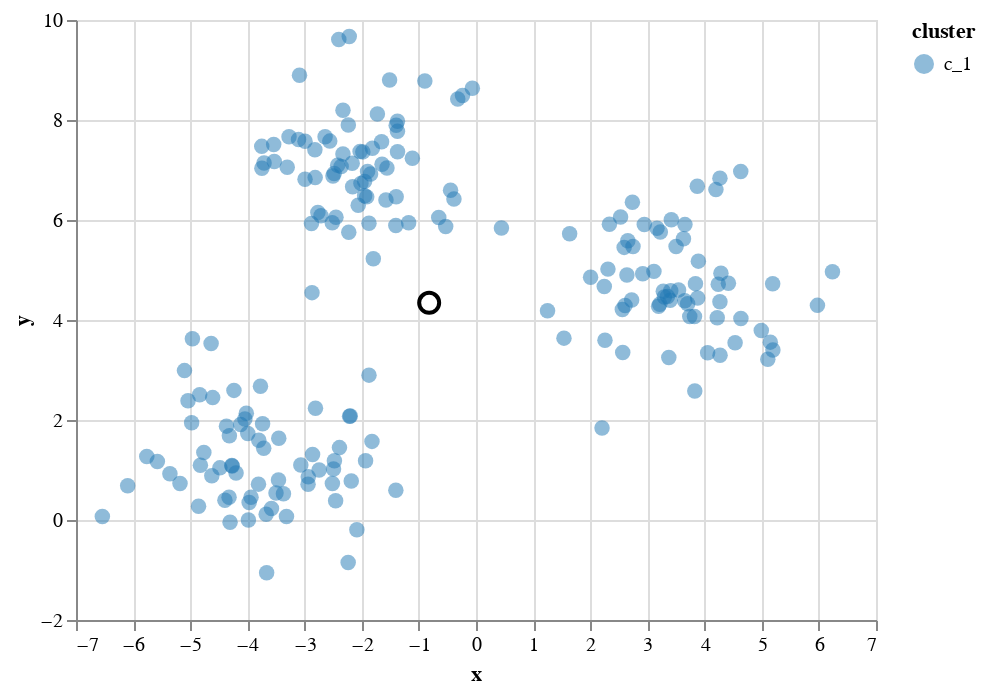

The notebook cell this image was saved under:
### Markdown cell above
Try executing the code block below until you think the result is stable.

### Code cell
iterate()
plot_result()

### Figure 1 — Vega-Lite specification as saved in the notebook (floating-point values rounded to 4 significant figures; data arrays with more than 128 entries replaced by an {"elided": "..."} marker saying what was removed)
{"$schema": "https://vega.github.io/schema/vega-lite/v3.4.0.json", "config": {"mark": {"tooltip": null}, "view": {"height": 300, "width": 400}}, "datasets": {"data-43d329498703c807b7a836aff24e953b": {"elided": "200 records"}, "data-89828897f697a09daf5dc3543c78fd41": [{"x": null, "y": null}, {"x": -0.8195, "y": 4.343}, {"x": null, "y": null}, {"x": null, "y": null}, {"x": null, "y": null}]}, "layer": [{"data": {"name": "data-43d329498703c807b7a836aff24e953b"}, "encoding": {"color": {"field": "cluster", "scale": {"scheme": "category10"}, "type": "nominal"}, "tooltip": [{"field": "x", "type": "quantitative"}, {"field": "y", "type": "quantitative"}, {"field": "cluster", "type": "nominal"}], "x": {"field": "x", "type": "quantitative"}, "y": {"field": "y", "type": "quantitative"}}, "mark": {"opacity": 0.5, "size": 60, "type": "circle"}, "selection": {"selector023": {"bind": "scales", "encodings": ["x", "y"], "type": "interval"}}}, {"data": {"name": "data-89828897f697a09daf5dc3543c78fd41"}, "encoding": {"x": {"field": "x", "type": "quantitative"}, "y": {"field": "y", "type": "quantitative"}}, "mark": {"color": "black", "opacity": 1, "size": 100, "type": "point"}, "selection": {"selector024": {"bind": "scales", "encodings": ["x", "y"], "type": "interval"}}}]}
